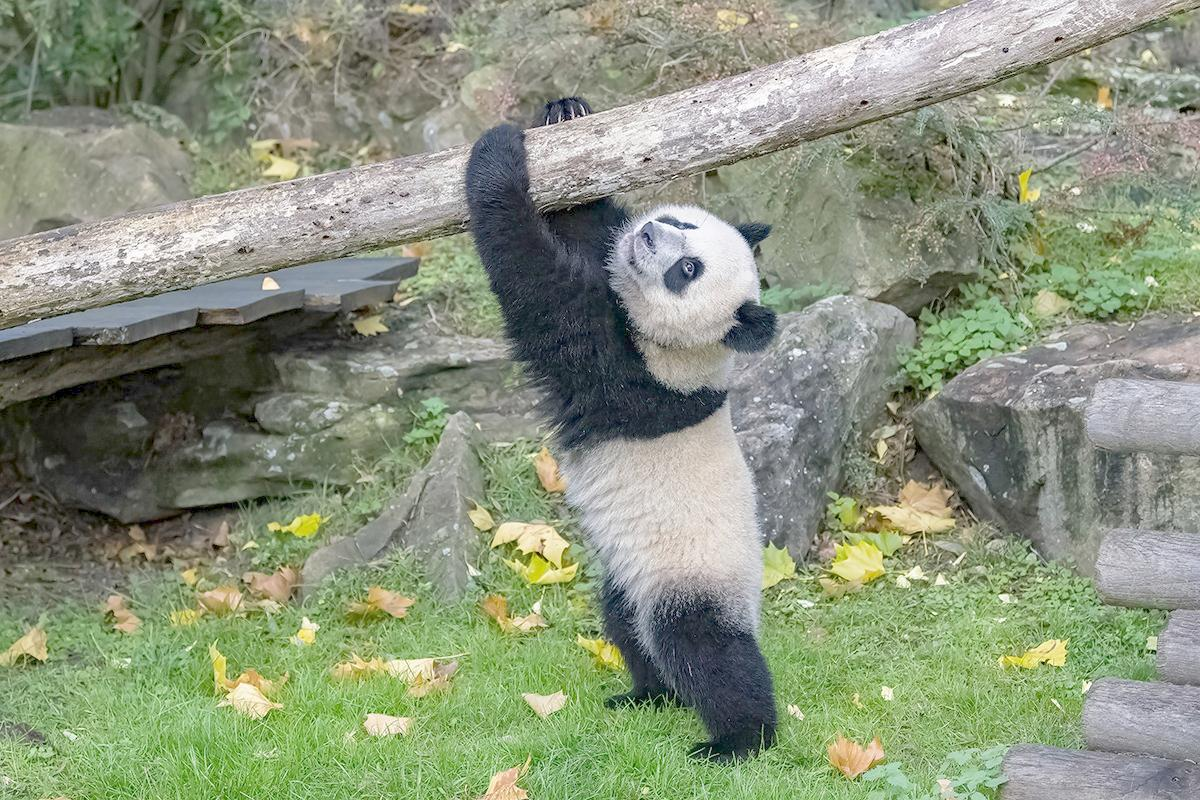

The script that saved this image:
from PIL import Image
import numpy as np


def gamma_correct(input_image, gamma):

    img = Image.open(input_image)
    img_array = np.array(img)
    img_normalized = img_array / 255.0
    gamma_image = img_normalized ** (1.0 / gamma)
    gamma_image = (gamma_image * 255).astype(np.uint8)
    gamma_img = Image.fromarray(gamma_image)
    return gamma_img


def save_image_function(input_image, output_image_path):
    input_image.save(output_image_path)


if __name__ == "__main__":
    input_image_path = "input_image.jpeg"
    output_image_path = "gamma_correction.jpeg"
    gamma_value = 2.0

    try:
        gamma_image = gamma_correct(input_image_path, gamma_value)
        save_image_function(gamma_image, output_image_path)
        print("The process is successfull. The gamma correction applied to the image and saved to ", output_image_path)
    except Exception as e:
        print("The process is failured. An error has occurred:", str(e))
